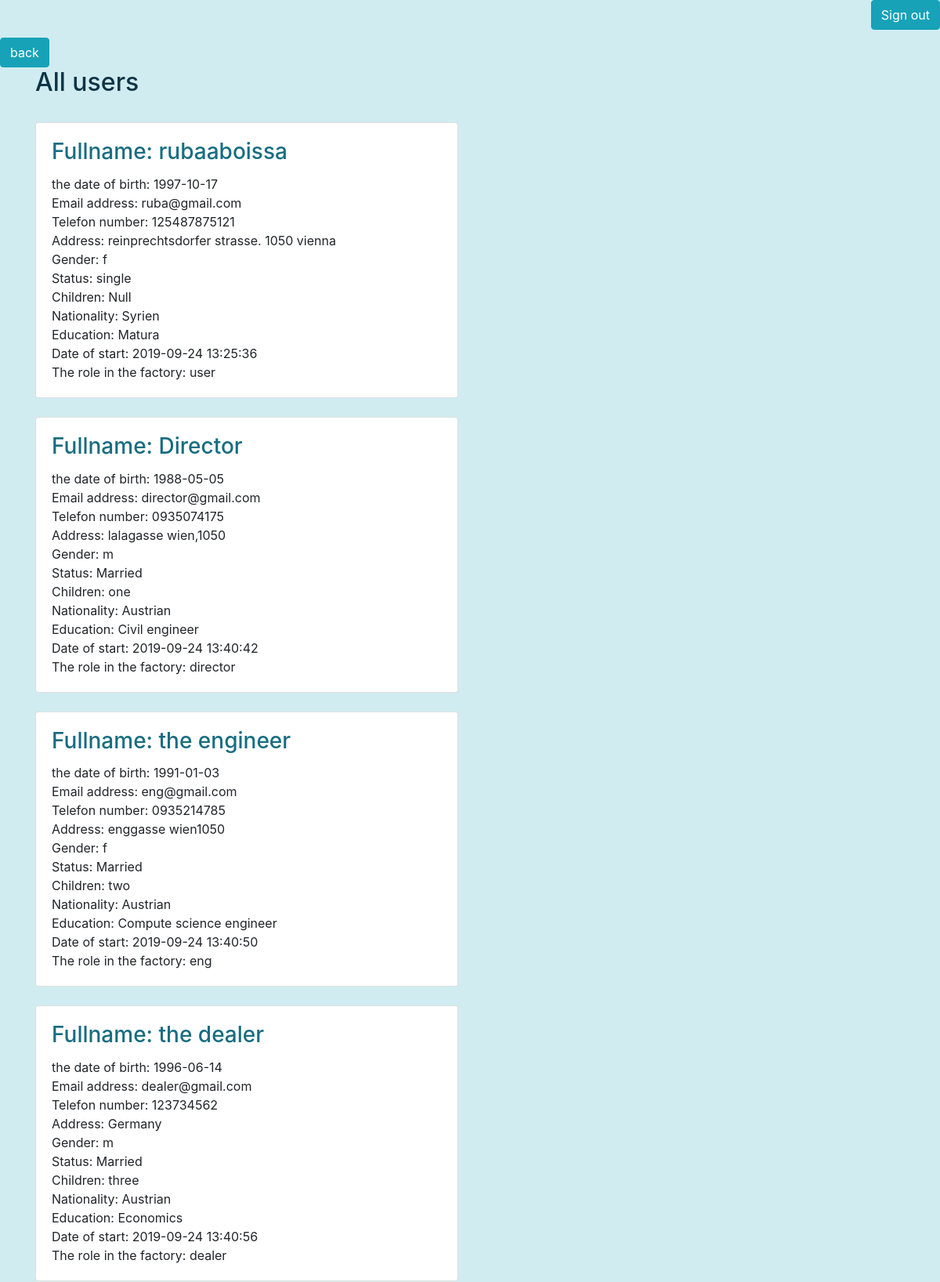
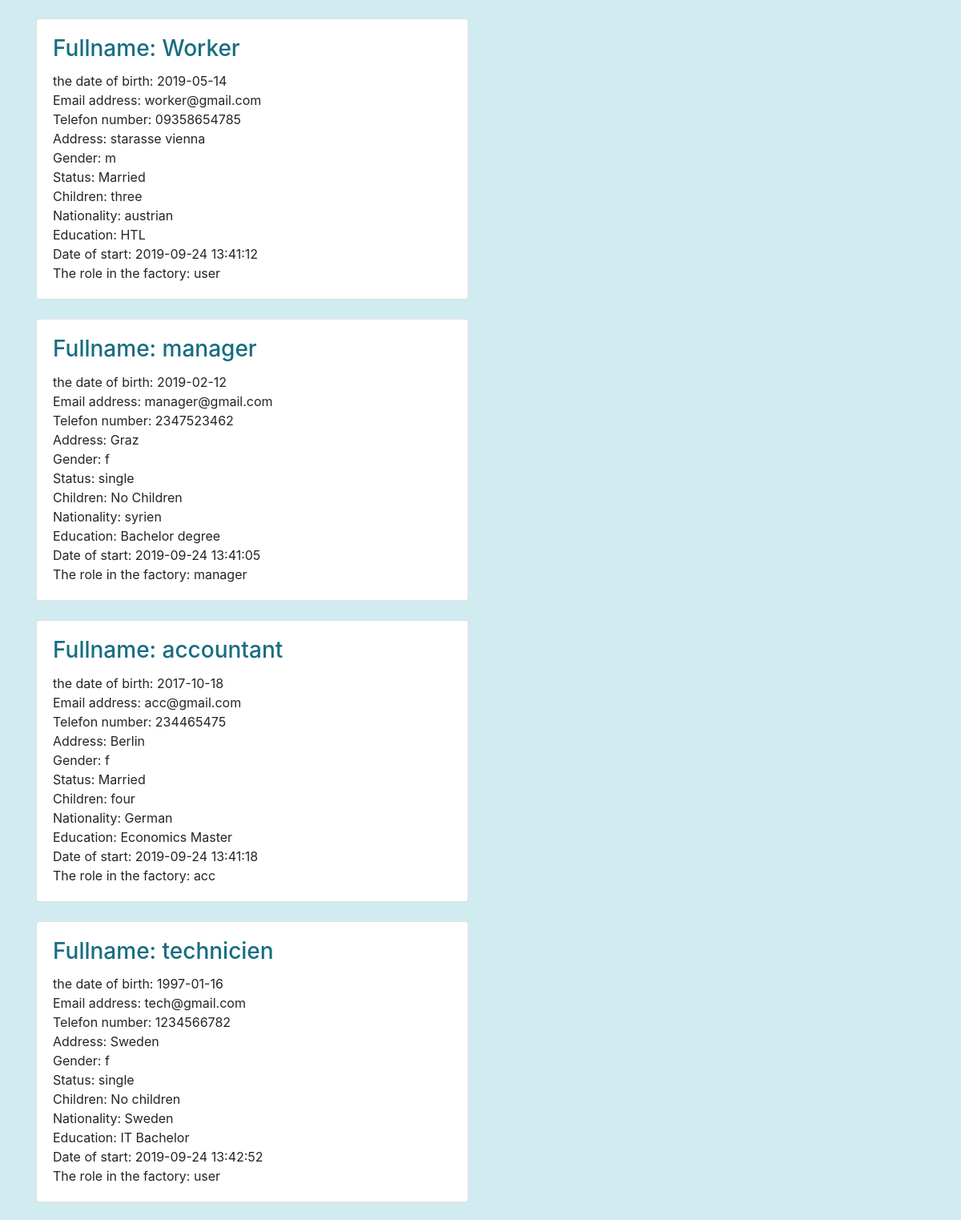
The page /users.php (upper part) on the database its author committed (2 pictures, top to bottom).
### tables this page shows
CREATE TABLE `users` (
  `user_id` int(12) NOT NULL,
  `fullname` varchar(200) NOT NULL,
  `date_of_birth` date NOT NULL,
  `email` varchar(200) NOT NULL,
  `password` varchar(200) NOT NULL,
  `telefon` varchar(200) NOT NULL,
  `address` varchar(200) NOT NULL,
  `gender` enum('f','m') NOT NULL,
  `status` enum('Married','single') NOT NULL,
  `children` varchar(200) NOT NULL,
  `nationality` varchar(200) NOT NULL,
  `education` varchar(200) NOT NULL,
  `date_of_start` timestamp NOT NULL DEFAULT current_timestamp() ON UPDATE current_timestamp(),
  `role` varchar(200) NOT NULL
);

### users.php (the view, shortened to what this page needs)
<?php
require 'db.php';
?>
<html>
<head>
<?php require 'header.php'; ?>
</head>
<body class="body">
<?php require 'nav.php'; ?>
<a href="managerpage.php"><button type='button' class='btn btn-info'>back</button></a>
<div class="container">
 <h2 style="color: #0d3446" >All users</h2><br>
<?php
  $sql ="SELECT * FROM users";
  $result = mysqli_query($conn,$sql);
    if($result->num_rows > 0){
      while ($row = $result->fetch_assoc()) {?>
<div class="row">
    <div class="col-sm-6">
        <div class="card">
            <div class="card-body">
            <h3 style="color: #176d81" class="card-title">Fullname:   <?php echo $row['fullname'];?></h3>
            <span class="card-text">the date of birth: </span>        <?php echo $row['date_of_birth'];?><br>
            <span class="card-text">Email address: </span>            <?php echo $row['email'];?><br>
            <span class="card-text">Telefon number:                   <?php echo $row['telefon'];?><br>
            <span class="card-text">Address: </span>                  <?php echo $row['address'];?><br>
            <span class="card-text">Gender: </span>                   <?php echo $row['gender'];?><br>
            <span class="card-text">Status: </span>                   <?php echo $row['status'];?><br>
            <span class="card-text">Children: </span>                 <?php echo $row['children'];?><br>
            <span class="card-text">Nationality: </span>              <?php echo $row['nationality'];?><br>
            <span class="card-text">Education: </span>                <?php echo $row['education'];?><br>
            <span class="card-text">Date of start: </span>            <?php echo $row['date_of_start'];?><br>
            <span class="card-text">The role in the factory: </span>  <?php echo $row['role'];?><br>
            </div>
        </div>
                <br>
    </div>
</div>
<?php
  }
  }
?>
</div>
<?php require 'footer.php'; ?>
</body>
</html>

### users.php (style rules this page uses)
.body { background-color: #d0ecf0 }

### rows shown on the page
users: fullname "rubaaboissa", date_of_birth "1997-10-17", email "ruba@gmail.com", telefon "125487875121", address "reinprechtsdorfer strasse. 1050 vienna", gender "f", status "single", children "Null", nationality "Syrien", education "Matura", date_of_start "2019-09-24 13:25:36", role "user"
users: fullname "Director", date_of_birth "1988-05-05", email "director@gmail.com", telefon "0935074175", address "lalagasse wien,1050", gender "m", status "Married", children "one", nationality "Austrian", education "Civil engineer", date_of_start "2019-09-24 13:40:42", role "director"
users: fullname "the engineer", date_of_birth "1991-01-03", email "eng@gmail.com", telefon "0935214785", address "enggasse wien1050", gender "f", status "Married", children "two", nationality "Austrian", education "Compute science engineer", date_of_start "2019-09-24 13:40:50", role "eng"
users: fullname "the dealer", date_of_birth "1996-06-14", email "dealer@gmail.com", telefon "123734562", address "Germany", gender "m", status "Married", children "three", nationality "Austrian", education "Economics", date_of_start "2019-09-24 13:40:56", role "dealer"
users: fullname "Worker", date_of_birth "2019-05-14", email "worker@gmail.com", telefon "09358654785", address "starasse vienna", gender "m", status "Married", children "three", nationality "austrian", education "HTL", date_of_start "2019-09-24 13:41:12", role "user"
users: fullname "manager", date_of_birth "2019-02-12", email "manager@gmail.com", telefon "2347523462", address "Graz", gender "f", status "single", children "No Children", nationality "syrien", education "Bachelor degree", date_of_start "2019-09-24 13:41:05", role "manager"
users: fullname "accountant", date_of_birth "2017-10-18", email "acc@gmail.com", telefon "234465475", address "Berlin", gender "f", status "Married", children "four", nationality "German", education "Economics Master", date_of_start "2019-09-24 13:41:18", role "acc"
users: fullname "technicien", date_of_birth "1997-01-16", email "tech@gmail.com", telefon "1234566782", address "Sweden", gender "f", status "single", children "No children", nationality "Sweden", education "IT Bachelor", date_of_start "2019-09-24 13:42:52", role "user"
